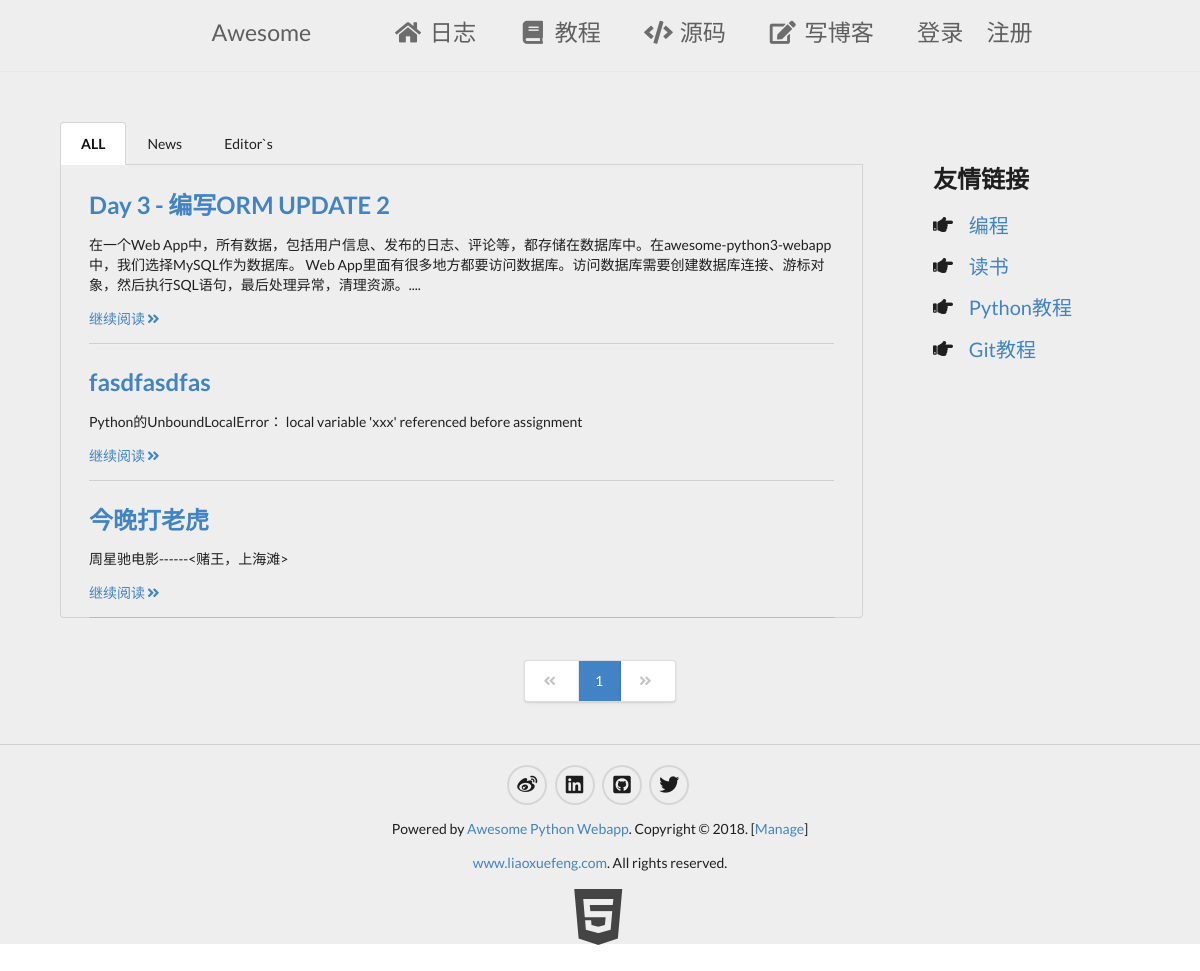
The app's page /blogs/ with its own data.
### firstapp/models.py (models this page shows)
class Blog(models.Model):
    user_name = models.ForeignKey(to = User, related_name = "under_blog",on_delete=models.CASCADE, null = True, blank = True )
    name = models.CharField(null = True, blank=True, max_length = 50 )
    summary = models.TextField(null =True)
    content = models.TextField(null =True)
    news_choice = models.NullBooleanField()
    editors_choice = models.NullBooleanField()
    def __str__(self):
        return self.name

### firstapp/coreweb.py (called while the page is built)
	def __call__(self, *args, **kw):
		print("ResponseHandler====================>args:",args)
		print("ResponseHandler====================>kw:",kw)
		try:
			r =  self._func(*args, **kw)
			return r
		except :
			raise

### firstapp/templatetags/summary_wordcount.py (called while the page is built)
@register.filter(name="slice_words")
def slice_words(summary,limit):
	limit = eval(limit)
	return summary if len(summary) < limit else summary[:limit+1]+"...."

### firstapp/views.py (called while the page is built)
def path_to_session(func):
	def wrapper(*args,**kw):
		if args[0].session.get("url"):
			print(args[0].session["url"])
			del args[0].session["url"]
		args[0].session["url"] = args[0].path
		print(args[0].session["url"])
		print(args[0].path)
		return func(*args,**kw)
	return wrapper

@path_to_session
def blogs(request, cate = None):
	if cate =="editors":
		blogs = Blog.objects.filter(editors_choice = True)
		blogs_count = len(blogs)
	elif cate == "news":
		blogs = Blog.objects.filter(news_choice = True)
		blogs_count = len(blogs)
	else:
		blogs_count = Blog.objects.count()
	context = {}
	page_index = int(request.GET.get("page",1))
	print(page_index)
	page = Pager(blogs_count,page_index)
	if cate =="editors":
		blogs = blogs[page.offset:page.limit]
	elif cate == "news":
		blogs = blogs[page.offset:page.limit]
	else:
		blogs = Blog.objects.all()[page.offset:page.limit]
	print("blogs===================>",blogs)
	context["blogs"] = blogs
	context["page"] = page
	return render(request, "blogs.html", context)

### firstapp/templates/blogs.html (shortened to what this page needs)
{% extends '__base__.html' %}
{% load summary_wordcount %}
{% load pagetag %}
{% load staticfiles %}
{% block beforehead %}
<link rel="stylesheet" type="text/css" href="{% static 'css/content.css' %}" charset="utf-8">
{% endblock %}
{% block blog %}
    <div class="ui top attached tabular  menu">
        {%  if 'editors' in request.path %}
            <a href="{% url 'blogs' %}" class="item">ALL</a>
            <a href="{% url 'blogs' %}news" class="item">News</a>
            <a href="{% url 'blogs' %}editors" class="active item">Editor`s</a>
        {%  elif 'news' in request.path %}
            <a href="{% url 'blogs' %}" class="item">ALL</a>
            <a href="{% url 'blogs' %}news" class="active item">News</a>
            <a href="{% url 'blogs' %}editors" class="item">Editor`s</a>
        {%  else %}
            <a href="{% url 'blogs' %}" class="active item">ALL</a>
            <a href="{% url 'blogs' %}news" class="item">News</a>
            <a href="{% url 'blogs' %}editors" class="item">Editor`s</a>
        {% endif %}
    </div>
    <div class="ui basic bottom attached  segment">
        {% for blog in blogs %}
            <div class="ui basic segment blogs">
                <h2 class="ui header title"><a href="{% url 'blog' blog.name %}">{{blog.name}}</a></h2>
                <p class="blog_summary">{{blog.summary|slice_words:"150"}}</p>
                <p><a href="{% url 'blog' blog.name %}">继续阅读<i class="angle double right icon"></i></a></p>
                <div class="ui divider"></div>
            </div>
        {% endfor %}
    </div>
{% endblock %}
{% block pager %}
	<div class="ui center aligned very padded vertical segment container ">
		<div class="ui pagination white  menu">
			{% if page.has_prevoius %}
				<a href="?page={{ page.prev_page }}" class="item">
					<i class="angle blue double left icon"></i>
				</a>
			{% else %}
				<div href="?page={{ page.start_index }}" class="disabled item">
					<i class="angle double left icon"></i>
				</div>
			{% endif %}
			{% for pg in page.page_range %}
				{% circle_page page pg %}
			{% endfor %}
			{% if page.has_next %}
				<a href="?page={{ page.next_page }}" class="item">
					<i class="angle blue double right icon"></i>
				</a>
			{% else %}
				<div  class="disabled item">
					<i class="angle double right icon"></i>
				</div>
			{% endif %}
		</div>
	</div>
{% endblock %}

### firstapp/static/css/footer.css (style rules this page uses)
body,html { margin: 0; padding: 0; height:100%; }

### firstapp/static/css/content.css (style rules this page uses)
#current_page { color: white; background: #4183c4; }
.ui.basic.bottom.attached.segment { padding-bottom: 0px; }
.ui.basic.segment.blogs { padding-bottom: 0PX; margin-bottom: 0PX; }
.ui.basic.segment.blogs > .ui.divider { margin-bottom: -2px; }

### records on screen
Blog: name "Day 3 - 编写ORM UPDATE 2", summary "在一个Web App中，所有数据，包括用户信息、发布的日志、评论等，都存储在数据库中。在awesome-python3-webapp中，我们选择MySQL作为数据库。 Web App里面有很多地方都要访问数据库。访问数据库需要创建数据库连接、游标对象，然后执行SQL语句，最后处理异常，清理资源。...."
Blog: name "fasdfasdfas", summary "Python的UnboundLocalError： local variable 'xxx' referenced before assignment"
Blog: name "今晚打老虎", summary "周星驰电影------<赌王，上海滩>"
